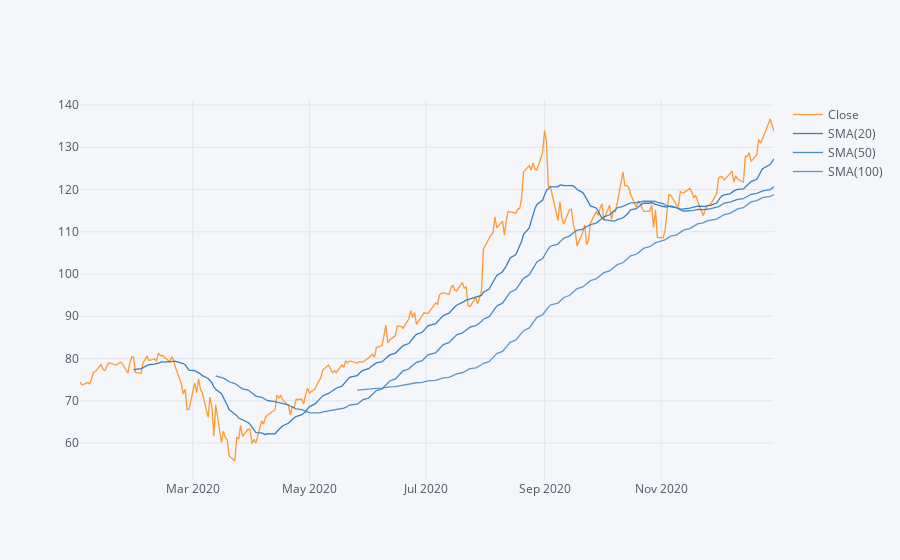

The notebook cell this image was saved under:
### Code cell
# Simple Moving Average Lines for Year 2020

tech_stocks['AAPL'].loc['2020-01-01':'2020-12-31']['Close'].ta_plot(study='sma', title="AAPL Simple Moving Averages", periods=[20,50,100])

### Figure 1 — Plotly figure (JSON) as saved in the notebook; plotly's stock layout.template omitted (floating-point values rounded to 4 significant figures; data arrays with more than 128 entries replaced by an {"elided": "..."} marker saying what was removed)
{"data": [{"line": {"color": "rgba(255, 153, 51, 1.0)", "dash": "solid", "shape": "linear", "width": 1.3}, "mode": "lines", "name": "Close", "text": "", "type": "scatter", "x": {"elided": "252 str values"}, "y": {"elided": "252 float values"}}, {"line": {"color": "rgba(55, 128, 191, 1.0)", "dash": "solid", "shape": "linear", "width": 1.3}, "mode": "lines", "name": "SMA(20)", "text": "", "type": "scatter", "x": {"elided": "252 str values"}, "y": {"elided": "252 mixed values"}}, {"line": {"color": "rgba(55, 128, 191, 0.8999999999999999)", "dash": "solid", "shape": "linear", "width": 1.3}, "mode": "lines", "name": "SMA(50)", "text": "", "type": "scatter", "x": {"elided": "252 str values"}, "y": {"elided": "252 mixed values"}}, {"line": {"color": "rgba(55, 128, 191, 0.7999999999999998)", "dash": "solid", "shape": "linear", "width": 1.3}, "mode": "lines", "name": "SMA(100)", "text": "", "type": "scatter", "x": {"elided": "252 str values"}, "y": {"elided": "252 mixed values"}}], "layout": {"legend": {"bgcolor": "#F5F6F9", "font": {"color": "#4D5663"}}, "paper_bgcolor": "#F5F6F9", "plot_bgcolor": "#F5F6F9", "title": {"font": {"color": "#4D5663"}}, "xaxis": {"gridcolor": "#E1E5ED", "showgrid": true, "tickfont": {"color": "#4D5663"}, "title": {"font": {"color": "#4D5663"}, "text": ""}, "zerolinecolor": "#E1E5ED"}, "yaxis": {"gridcolor": "#E1E5ED", "showgrid": true, "tickfont": {"color": "#4D5663"}, "title": {"font": {"color": "#4D5663"}, "text": ""}, "zerolinecolor": "#E1E5ED"}}}
